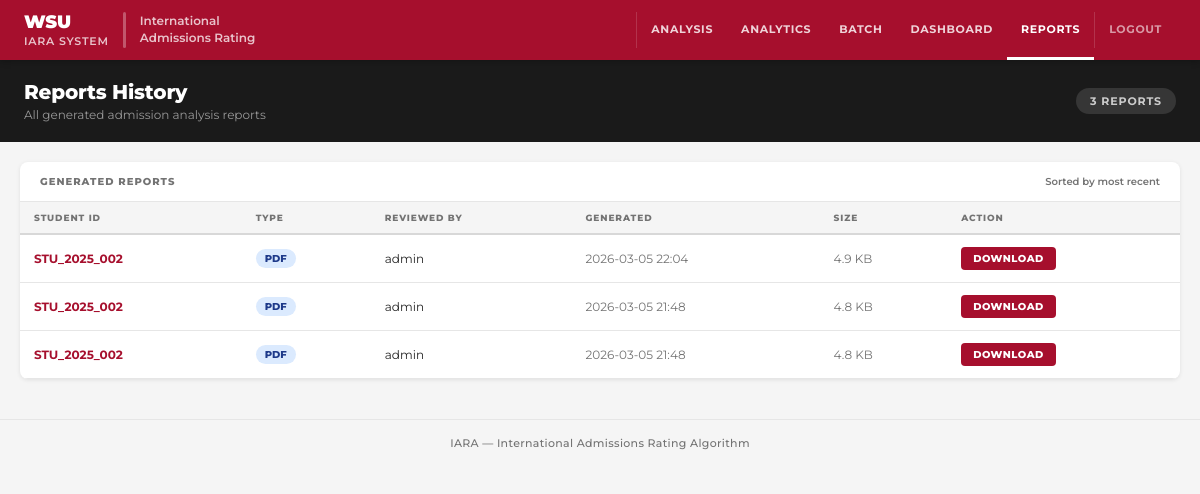
The app's page /reports (signed in) with its own data.
### tables this page shows
CREATE TABLE reports (
                    id INTEGER PRIMARY KEY AUTOINCREMENT,
                    analysis_id INTEGER,
                    student_id TEXT,
                    reviewed_by INTEGER,
                    reviewed_at TEXT DEFAULT CURRENT_TIMESTAMP,
                    pdf_blob BLOB,
                    file_size INTEGER
                );

CREATE TABLE users (
                    id INTEGER PRIMARY KEY AUTOINCREMENT,
                    username TEXT UNIQUE NOT NULL,
                    password_hash TEXT NOT NULL,
                    salt TEXT NOT NULL,
                    full_name TEXT,
                    email TEXT,
                    role TEXT DEFAULT 'reviewer',
                    is_active INTEGER DEFAULT 1,
                    created_at TEXT DEFAULT CURRENT_TIMESTAMP,
                    last_login TEXT
                );

### app.py (the view)
@app.route('/reports')
def reports_page():
    redirect_response = require_login()
    if redirect_response:
        return redirect_response
    db = get_db()
    reports = db.get_all_reports(limit=100) if hasattr(db, 'get_all_reports') else []
    return render_template('report.html',
                           username=session.get('full_name'),
                           reports=reports)

### app.py (called while the page is built)
def require_login():
    if 'user_id' not in session:
        return redirect(url_for('login'))
    return None

### db/database.py (called while the page is built)
def get_db() -> Database:
    global _db_instance
    if _db_instance is None:
        _db_instance = Database()
    return _db_instance

    def _get_connection(self):
        conn = sqlite3.connect(
            self.db_path,
            timeout=10,
            check_same_thread=False
        )
        conn.row_factory = sqlite3.Row
        conn.execute("PRAGMA journal_mode=WAL;")
        return conn

    def get_all_reports(self, limit: int = 100) -> List[Dict]:
        with self._get_connection() as conn:
            cursor = conn.cursor()
            cursor.execute("""
                SELECT r.id, r.analysis_id, r.student_id, r.reviewed_at,
                       r.file_size, u.username AS reviewer
                FROM reports r
                LEFT JOIN users u ON r.reviewed_by = u.id
                ORDER BY r.reviewed_at DESC
                LIMIT ?
            """, (limit,))
            return [dict(row) for row in cursor.fetchall()]

### templates/report.html (shortened to what this page needs)
<!DOCTYPE html>
<html lang="en">
<head>
  <link rel="stylesheet" href="https://cdn-web-wsu.s3-us-west-2.amazonaws.com/designsystem/1.x/build/dist/wsu-design-system.bundle.dist.css">
</head>
<body>
<header class="site-header">
  <a class="site-brand" href="/">
    <div><div class="brand-wsu">WSU</div><div class="brand-app">IARA System</div></div>
    <div class="brand-rule"></div>
    <div style="font-size:12px;font-weight:600;color:rgba(255,255,255,.75);line-height:1.4;">International<br>Admissions Rating</div>
  </a>
  <nav class="site-nav">
    <a href="/">Analysis</a>
    <a href="/analytics">Analytics</a>
    <a href="/batch">Batch</a>
    <a href="/dashboard">Dashboard</a>
    <a href="/reports" class="current">Reports</a>
    <a href="/logout" style="opacity:.7">Logout</a>
  </nav>
</header>
<div class="page-hero">
  <div class="hero-text">
    <h1>Reports History</h1>
    <p>All generated admission analysis reports</p>
  </div>
  {% if reports %}
  <div class="hero-count">{{ reports|length }} report{{ 's' if reports|length != 1 else '' }}</div>
  {% endif %}
</div>
<main class="page-body">
  <div class="card">
    <div class="card-head">
      <h2>Generated Reports</h2>
      <span class="card-meta">Sorted by most recent</span>
    </div>
    {% if reports %}
    <table class="data-table">
      <thead>
        <tr>
          <th>Student ID</th>
          <th>Type</th>
          <th>Reviewed By</th>
          <th>Generated</th>
          <th>Size</th>
          <th>Action</th>
        </tr>
      </thead>
      <tbody>
        {% for report in reports %}
        <tr>
          <td>
            <a href="/student/{{ report.student_id }}" class="student-link">
              {{ report.student_id }}
            </a>
          </td>
          <td>
            <span class="badge badge-{{ report.report_type if report.report_type else 'pdf' }}">
              {{ (report.report_type or 'PDF').upper() }}
            </span>
          </td>
          <td>{{ report.reviewer or report.reviewer_name or '—' }}</td>
          <td style="color:var(--gm);">{{ report.reviewed_at[:16] if report.reviewed_at else '—' }}</td>
          <td style="color:var(--gm);">
            {% if report.file_size %}
              {{ "%.1f"|format(report.file_size / 1024) }} KB
            {% else %}
              —
            {% endif %}
          </td>
          <td>
            <a href="/api/report/{{ report.id }}/download" class="dl-btn">Download</a>
          </td>
        </tr>
        {% endfor %}
      </tbody>
    </table>
    {% endif %}
  </div>
</main>
<footer class="site-footer">
  IARA — International Admissions Rating Algorithm
</footer>
</body>
</html>

### templates/report.html (style rules this page uses)
:root { --c:#a60f2d;--cd:#7a0b21;--gt:#262626;--gm:#737373;--gb:#e6e6e6;--gbg:#f5f5f5;--gd:#1a1a1a;--font:'Montserrat',sans-serif;--r:4px;--rmd:8px;--sh:0 1px 4px rgba(0,0,0,.09) }
*,*::before,*::after { margin:0;padding:0;box-sizing:border-box }
body { font-family:var(--font);font-size:14px;color:var(--gt);background:var(--gbg);min-height:100vh;-webkit-font-smoothing:antialiased }
.site-header { background:var(--c);display:flex;align-items:stretch;justify-content:space-between;padding:0 24px;position:sticky;top:0;z-index:200;box-shadow:0 2px 6px rgba(0,0,0,.22) }
.site-brand { display:flex;align-items:center;padding:12px 0;text-decoration:none;color:#fff }
.brand-rule { width:3px;height:36px;background:rgba(255,255,255,.3);margin:0 14px;border-radius:2px;flex-shrink:0 }
.brand-wsu { font-size:18px;font-weight:900;letter-spacing:-.01em;line-height:1 }
.brand-app { font-size:11px;font-weight:600;letter-spacing:.07em;text-transform:uppercase;opacity:.75;margin-top:3px }
.site-nav { display:flex;align-items:stretch }
.site-nav a { display:flex;align-items:center;padding:0 14px;color:rgba(255,255,255,.82);text-decoration:none;font-size:11px;font-weight:700;letter-spacing:.06em;text-transform:uppercase;border-bottom:3px solid transparent;transition:all .15s }
.site-nav a.current { color:#fff;border-bottom-color:#fff }
.page-hero { background:var(--gd);color:#fff;padding:20px 24px;display:flex;align-items:center;justify-content:space-between }
.hero-text h1 { font-size:20px;font-weight:800;letter-spacing:-.01em }
.hero-text p { font-size:12px;color:rgba(255,255,255,.55);margin-top:3px }
.hero-count { font-size:11px;font-weight:700;letter-spacing:.08em;text-transform:uppercase;background:rgba(255,255,255,.12);padding:6px 14px;border-radius:20px;color:rgba(255,255,255,.75) }
.page-body { max-width:1400px;margin:0 auto;padding:20px }
.card { background:#fff;border-radius:var(--rmd);box-shadow:var(--sh);overflow:hidden }
.card-head { padding:13px 20px;border-bottom:1px solid var(--gb);display:flex;align-items:center;justify-content:space-between }
.card-head h2 { font-size:10px;font-weight:800;text-transform:uppercase;letter-spacing:.1em;color:var(--gm) }
.card-meta { font-size:10px;color:var(--gm);font-weight:600 }
.data-table { width:100%;border-collapse:collapse }
.data-table th { background:var(--gbg);padding:10px 14px;text-align:left;font-size:9px;font-weight:800;text-transform:uppercase;letter-spacing:.1em;color:var(--gm);border-bottom:2px solid #d8d8d8 }
.data-table td { padding:12px 14px;border-bottom:1px solid var(--gb);font-size:12px;color:var(--gt);vertical-align:middle }
.student-link { color:var(--c);text-decoration:none;font-weight:700 }
.badge { display:inline-block;padding:3px 9px;border-radius:20px;font-size:10px;font-weight:800 }
.badge-pdf { background:#dbeafe;color:#1e3a8a }
.dl-btn { padding:5px 12px;background:var(--c);color:#fff;border:none;border-radius:var(--r);font-family:var(--font);font-size:10px;font-weight:800;letter-spacing:.05em;text-transform:uppercase;cursor:pointer;text-decoration:none;display:inline-block;transition:background .15s }
.site-footer { text-align:center;padding:16px;font-size:11px;color:var(--gm);font-weight:500;border-top:1px solid var(--gb);margin-top:20px;letter-spacing:.03em }

### records on screen
reports: student_id "STU_2025_002", report_type "PDF", username "admin", reviewed_at "2026-03-05 22:04", report.file_size/1024 "4.9"
reports: student_id "STU_2025_002", report_type "PDF", username "admin", reviewed_at "2026-03-05 21:48", report.file_size/1024 "4.8"
reports: student_id "STU_2025_002", report_type "PDF", username "admin", reviewed_at "2026-03-05 21:48", report.file_size/1024 "4.8"

### other values on screen
{{ reports|length }} "3"
{{ 's' if reports|length != 1 else '' }} "S"
